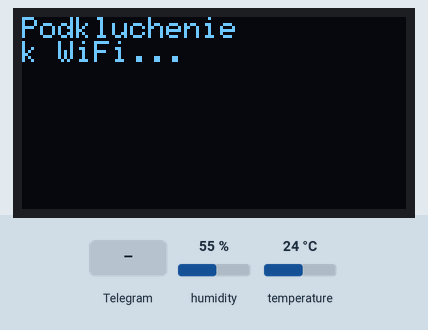
The sketch below on a simulated ESP8266 (Wemos D1 mini). Shown: 128×64 one-colour display. The inputs (shaded band) are chosen by the test bench; at power-on: humidity 55 %, temperature 24 °C. WiFi joins after 1.5 s; servers stay silent unless stated; what the sketch prints to the serial monitor is not drawn.

Above: at 2.1 s.
At 6.8 s:
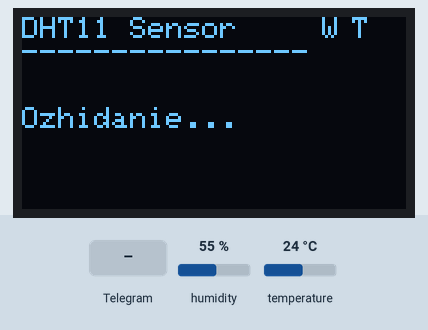
6.9 s: Telegram message "/start" received
8.6 s: Telegram message "/now" received
10.1 s: Telegram message "/stats" received
At 30.8 s:
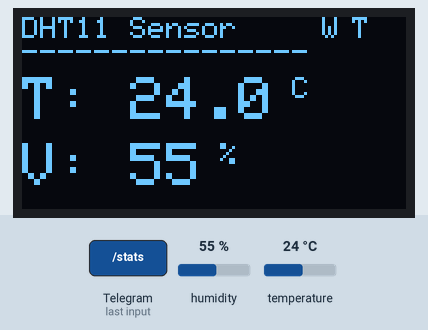
Timing chart, 0 to 31.6 s (numbered marks = the images above; inputs shaded):
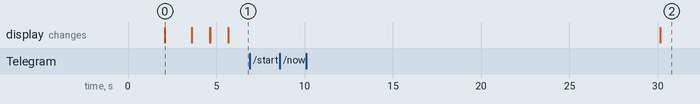

The sketch:

Simple_Weather_Station.ino
```cpp
// ===== ПОДКЛЮЧЕНИЕ МОДУЛЕЙ =====
#include "config.h"
#include "wifi_module.h"
#include "dht_sensor.h"
#include "display_manager.h"
#include "statistics.h"
#include "telegram_handler.h"

// ===== ИНИЦИАЛИЗАЦИЯ ОБЪЕКТОВ =====
SimpleWiFi wifi;
DHTSensor dhtSensor(DHTPIN, DHTTYPE);
DisplayManager display(SCREEN_WIDTH, SCREEN_HEIGHT, OLED_RESET, SCREEN_ADDRESS);
Statistics stats;
TelegramHandler telegram(BOT_TOKEN, &stats);

// ===== ПЕРЕМЕННЫЕ =====
unsigned long lastReadingTime = 0;

void setup() {
  // Инициализация Serial для отладки
  Serial.begin(115200);
  Serial.println("Запуск...");

  // Инициализация DHT11
  dhtSensor.begin();

  // Инициализация OLED дисплея
  if(!display.begin()) {
    for(;;); // Остановка программы при ошибке OLED
  }

  // Показать сообщение инициализации
  display.showInitMessage();
  delay(2000);

  // Подключение к WiFi
  display.showWiFiConnecting();

  if (wifi.connect(WIFI_SSID, WIFI_PASSWORD)) {
    display.showWiFiConnected(wifi.getIP());
    delay(1000);

    // Инициализация Telegram бота
    display.showBotStarting();
    telegram.begin();

    display.showBotStarted();
    delay(1000);
  } else {
    display.showWiFiError();
  }
}

void loop() {
  // Обработка сообщений от Telegram бота
  telegram.tick();

  // Чтение данных с датчика каждые 30 секунд
  if (millis() - lastReadingTime >= READING_INTERVAL) {
    lastReadingTime = millis();

    float temperature, humidity;

    // Чтение данных с DHT11
    if (dhtSensor.read(temperature, humidity)) {
      // Успешное чтение - обновляем статистику
      stats.update(temperature, humidity);

      // Вывод в Serial для отладки
      Serial.print("Temperatura: ");
      Serial.print(temperature);
      Serial.print(" C, Vlazhnost': ");
      Serial.print(humidity);
      Serial.println(" %");
    } else {
      // Ошибка чтения датчика
      display.showSensorError();
      delay(2000);
    }
  }

  // Отображение на OLED дисплее (обновляется каждый цикл)
  display.showSensorData(
    stats.getCurrentTemp(),
    stats.getCurrentHum(),
    stats.getReadingsCount() > 0,
    wifi.isConnected()
  );

  // Небольшая задержка для стабильности
  delay(100);
}
```

dht_sensor.cpp
```cpp
#include "dht_sensor.h"

DHTSensor::DHTSensor(uint8_t pin, uint8_t type) : _dht(pin, type) {
    _lastReadValid = false;
}

void DHTSensor::begin() {
    _dht.begin();
}

bool DHTSensor::read(float &temperature, float &humidity) {
    humidity = _dht.readHumidity();
    temperature = _dht.readTemperature();

    // Проверка корректности чтения
    if (isnan(humidity) || isnan(temperature)) {
        Serial.println("Ошибка чтения с DHT11!");
        _lastReadValid = false;
        return false;
    }

    _lastReadValid = true;
    return true;
}

bool DHTSensor::isValid() const {
    return _lastReadValid;
}
```

dht_sensor.h
```cpp
#ifndef DHT_SENSOR_H
#define DHT_SENSOR_H

#include <DHT.h>

class DHTSensor {
public:
    DHTSensor(uint8_t pin, uint8_t type);

    // Инициализация датчика
    void begin();

    // Чтение данных с датчика
    bool read(float &temperature, float &humidity);

    // Проверка валидности последнего чтения
    bool isValid() const;

private:
    DHT _dht;
    bool _lastReadValid;
};

#endif
```

display_manager.cpp
```cpp
#include "display_manager.h"

DisplayManager::DisplayManager(uint8_t width, uint8_t height, int8_t reset, uint8_t address)
    : _display(width, height, &Wire, reset) {
    _width = width;
    _height = height;
    _address = address;
}

bool DisplayManager::begin() {
    if(!_display.begin(SSD1306_SWITCHCAPVCC, _address)) {
        Serial.println("Ошибка инициализации OLED!");
        return false;
    }

    _display.clearDisplay();
    _display.setTextSize(1);
    _display.setTextColor(SSD1306_WHITE);
    return true;
}

void DisplayManager::showInitMessage() {
    _display.clearDisplay();
    _display.setCursor(0, 0);
    _display.println("Inicializacia...");
    _display.display();
}

void DisplayManager::showWiFiConnecting() {
    _display.clearDisplay();
    _display.setCursor(0, 0);
    _display.println("Podkluchenie");
    _display.print("k WiFi...");
    _display.display();
}

void DisplayManager::showWiFiConnected(String ip) {
    _display.clearDisplay();
    _display.setCursor(0, 0);
    _display.println("WiFi OK!");
    _display.print("IP: ");
    _display.println(ip);
    _display.display();
}

void DisplayManager::showWiFiError() {
    _display.clearDisplay();
    _display.setCursor(0, 0);
    _display.println("WiFi Error!");
    _display.display();
}

void DisplayManager::showBotStarting() {
    _display.clearDisplay();
    _display.setCursor(0, 0);
    _display.println("Zapusk bota...");
    _display.display();
}

void DisplayManager::showBotStarted() {
    _display.clearDisplay();
    _display.setCursor(0, 0);
    _display.println("Bot OK!");
    _display.display();
}

void DisplayManager::showSensorError() {
    _display.clearDisplay();
    _display.setCursor(0, 0);
    _display.setTextSize(1);
    _display.println("Oshibka chtenia");
    _display.println("s datchika!");
    _display.display();
}

void DisplayManager::showSensorData(float temperature, float humidity, bool hasData, bool wifiConnected) {
    _display.clearDisplay();

    // Заголовок
    _display.setTextSize(1);
    _display.setCursor(0, 0);
    _display.println("DHT11 Sensor");
    _display.println("----------------");

    if (hasData) {
        // Температура
        _display.setTextSize(2);
        _display.setCursor(0, 20);
        _display.print("T: ");
        _display.print(temperature, 1);
        _display.setTextSize(1);
        _display.println(" C");

        // Влажность
        _display.setTextSize(2);
        _display.setCursor(0, 42);
        _display.print("V: ");
        _display.print(humidity, 0);
        _display.setTextSize(1);
        _display.println(" %");
    } else {
        // Ожидание данных
        _display.setTextSize(1);
        _display.setCursor(0, 30);
        _display.println("Ozhidanie...");
    }

    // Индикаторы в правом верхнем углу
    _display.setCursor(100, 0);
    if (wifiConnected) {
        _display.print("W");  // WiFi
    }
    _display.setCursor(110, 0);
    _display.print("T");  // Telegram

    _display.display();
}
```

display_manager.h
```cpp
#ifndef DISPLAY_MANAGER_H
#define DISPLAY_MANAGER_H

#include <Wire.h>
#include <Adafruit_GFX.h>
#include <Adafruit_SSD1306.h>

class DisplayManager {
public:
    DisplayManager(uint8_t width, uint8_t height, int8_t reset, uint8_t address);

    // Инициализация дисплея
    bool begin();

    // Показать сообщение инициализации
    void showInitMessage();

    // Показать сообщение подключения к WiFi
    void showWiFiConnecting();

    // Показать успешное подключение к WiFi
    void showWiFiConnected(String ip);

    // Показать ошибку WiFi
    void showWiFiError();

    // Показать запуск бота
    void showBotStarting();

    // Показать успешный запуск бота
    void showBotStarted();

    // Показать ошибку чтения датчика
    void showSensorError();

    // Показать данные датчика
    void showSensorData(float temperature, float humidity, bool hasData, bool wifiConnected);

private:
    Adafruit_SSD1306 _display;
    uint8_t _width;
    uint8_t _height;
    uint8_t _address;
};

#endif
```

statistics.cpp
```cpp
#include "statistics.h"

Statistics::Statistics() {
    reset();
}

void Statistics::update(float temperature, float humidity) {
    _currentTemp = temperature;
    _currentHum = humidity;
    _readingsCount++;

    // Обновление минимумов и максимумов
    if (_readingsCount == 1) {
        // Первое измерение - инициализируем мин/макс
        _minTemp = temperature;
        _maxTemp = temperature;
        _minHum = humidity;
        _maxHum = humidity;
    } else {
        // Последующие измерения - обновляем мин/макс
        if (temperature < _minTemp) _minTemp = temperature;
        if (temperature > _maxTemp) _maxTemp = temperature;
        if (humidity < _minHum) _minHum = humidity;
        if (humidity > _maxHum) _maxHum = humidity;
    }
}

void Statistics::reset() {
    _currentTemp = 0.0;
    _currentHum = 0.0;
    _minTemp = 999.0;
    _maxTemp = -999.0;
    _minHum = 999.0;
    _maxHum = -999.0;
    _readingsCount = 0;
    _sessionStart = millis();
}

float Statistics::getCurrentTemp() const {
    return _currentTemp;
}

float Statistics::getCurrentHum() const {
    return _currentHum;
}

float Statistics::getMinTemp() const {
    return _minTemp;
}

float Statistics::getMaxTemp() const {
    return _maxTemp;
}

float Statistics::getMinHum() const {
    return _minHum;
}

float Statistics::getMaxHum() const {
    return _maxHum;
}

int Statistics::getReadingsCount() const {
    return _readingsCount;
}

unsigned long Statistics::getUptime() const {
    return (millis() - _sessionStart) / 1000;
}

String Statistics::getUptimeFormatted() const {
    unsigned long uptime = getUptime();
    int hours = uptime / 3600;
    int minutes = (uptime % 3600) / 60;
    return String(hours) + "ч " + String(minutes) + "мин";
}
```

statistics.h
```cpp
#ifndef STATISTICS_H
#define STATISTICS_H

#include <Arduino.h>

class Statistics {
public:
    Statistics();

    // Обновление данных
    void update(float temperature, float humidity);

    // Сброс статистики
    void reset();

    // Получение данных
    float getCurrentTemp() const;
    float getCurrentHum() const;
    float getMinTemp() const;
    float getMaxTemp() const;
    float getMinHum() const;
    float getMaxHum() const;
    int getReadingsCount() const;
    unsigned long getUptime() const;

    // Форматированный вывод
    String getUptimeFormatted() const;

private:
    float _currentTemp;
    float _currentHum;
    float _minTemp;
    float _maxTemp;
    float _minHum;
    float _maxHum;
    int _readingsCount;
    unsigned long _sessionStart;
};

#endif
```

telegram_handler.cpp
```cpp
#include "telegram_handler.h"

// Глобальный указатель для статического обработчика
static TelegramHandler* handlerInstance = nullptr;

// Статический обработчик для FastBot
static void staticMessageHandler(FB_msg& msg) {
    if (handlerInstance != nullptr) {
        handlerInstance->handleMessage(msg);
    }
}

TelegramHandler::TelegramHandler(const char* token, Statistics* stats)
    : _bot(token), _stats(stats) {
    handlerInstance = this;
}

void TelegramHandler::begin() {
    _bot.attach(staticMessageHandler);
    _bot.skipUpdates();
    Serial.println("Telegram бот запущен!");
}

void TelegramHandler::tick() {
    _bot.tick();
}

FastBot* TelegramHandler::getBot() {
    return &_bot;
}

void TelegramHandler::handleMessage(FB_msg& msg) {
    Serial.print("Получено сообщение: ");
    Serial.println(msg.text);

    if (msg.text == "/start") {
        handleStart(msg);
    } else if (msg.text == "/now") {
        handleNow(msg);
    } else if (msg.text == "/stats") {
        handleStats(msg);
    } else if (msg.text == "/reset") {
        handleReset(msg);
    } else if (msg.text == "/help") {
        handleHelp(msg);
    } else {
        handleUnknown(msg);
    }
}

void TelegramHandler::handleStart(FB_msg& msg) {
    String welcome = "🌡️ *Привет!*\n\n";
    welcome += "Я бот датчика DHT11 на WEMOS D1 Mini\n\n";
    welcome += "*Доступные команды:*\n";
    welcome += "/now - Текущие показания\n";
    welcome += "/stats - Статистика за сессию\n";
    welcome += "/reset - Сброс статистики\n";
    welcome += "/help - Справка";

    _bot.sendMessage(welcome, msg.chatID);
}

void TelegramHandler::handleNow(FB_msg& msg) {
    if (_stats->getReadingsCount() == 0) {
        _bot.sendMessage("⏳ Ожидание данных...\nДатчик еще не снял показания", msg.chatID);
        return;
    }

    float currentTemp = _stats->getCurrentTemp();
    float currentHum = _stats->getCurrentHum();

    String message = "📊 *Текущие показания*\n\n";

    String tempEmoji = getTempEmoji(currentTemp);
    String humEmoji = getHumEmoji(currentHum);

    message += tempEmoji + " *Температура:* " + String(currentTemp, 1) + "°C\n";
    message += humEmoji + " *Влажность:* " + String(currentHum, 0) + "%\n";

    _bot.sendMessage(message, msg.chatID);
}

void TelegramHandler::handleStats(FB_msg& msg) {
    if (_stats->getReadingsCount() == 0) {
        _bot.sendMessage("📊 Нет данных для статистики", msg.chatID);
        return;
    }

    String message = "📉 *Статистика за сессию*\n\n";
    message += "⏱️ *Время работы:* " + _stats->getUptimeFormatted() + "\n";
    message += "📊 *Измерений:* " + String(_stats->getReadingsCount()) + "\n\n";

    message += "🌡️ *ТЕМПЕРАТУРА*\n";
    message += "├─ Текущая: " + String(_stats->getCurrentTemp(), 1) + "°C\n";
    message += "├─ Минимум: " + String(_stats->getMinTemp(), 1) + "°C\n";
    message += "└─ Максимум: " + String(_stats->getMaxTemp(), 1) + "°C\n\n";

    message += "💧 *ВЛАЖНОСТЬ*\n";
    message += "├─ Текущая: " + String(_stats->getCurrentHum(), 0) + "%\n";
    message += "├─ Минимум: " + String(_stats->getMinHum(), 0) + "%\n";
    message += "└─ Максимум: " + String(_stats->getMaxHum(), 0) + "%";

    _bot.sendMessage(message, msg.chatID);
}

void TelegramHandler::handleReset(FB_msg& msg) {
    _stats->reset();
    _bot.sendMessage("✅ Статистика сброшена", msg.chatID);
}

void TelegramHandler::handleHelp(FB_msg& msg) {
    String help = "ℹ️ *Справка*\n\n";
    help += "*О системе:*\n";
    help += "• Датчик: DHT11\n";
    help += "• Контроллер: WEMOS D1 Mini (ESP8266)\n";
    help += "• Дисплей: OLED 128x64\n";
    help += "• Интервал: 30 секунд\n\n";
    help += "*Команды:*\n";
    help += "/now - Показания сейчас\n";
    help += "/stats - Статистика\n";
    help += "/reset - Сброс статистики\n";
    help += "/help - Эта справка";

    _bot.sendMessage(help, msg.chatID);
}

void TelegramHandler::handleUnknown(FB_msg& msg) {
    _bot.sendMessage("❓ Неизвестная команда\nИспользуйте /help", msg.chatID);
}

String TelegramHandler::getTempEmoji(float temp) {
    if (temp < 15) return "❄️";
    else if (temp > 25) return "🔥";
    else return "🌤️";
}

String TelegramHandler::getHumEmoji(float hum) {
    if (hum < 30) return "🏜️";
    else if (hum > 60) return "💦";
    else return "💧";
}
```

telegram_handler.h
```cpp
#ifndef TELEGRAM_HANDLER_H
#define TELEGRAM_HANDLER_H

#include <FastBot.h>
#include "statistics.h"

class TelegramHandler {
public:
    TelegramHandler(const char* token, Statistics* stats);

    // Инициализация бота
    void begin();

    // Обработка обновлений
    void tick();

    // Обработчик сообщений
    void handleMessage(FB_msg& msg);

    // Получение указателя на бота
    FastBot* getBot();

private:
    FastBot _bot;
    Statistics* _stats;

    // Обработчики команд
    void handleStart(FB_msg& msg);
    void handleNow(FB_msg& msg);
    void handleStats(FB_msg& msg);
    void handleReset(FB_msg& msg);
    void handleHelp(FB_msg& msg);
    void handleUnknown(FB_msg& msg);

    // Вспомогательные функции
    String getTempEmoji(float temp);
    String getHumEmoji(float hum);
};

#endif
```

wifi_module.cpp
```cpp
#include "wifi_module.h"

SimpleWiFi::SimpleWiFi() {
    _ssid = nullptr;
    _password = nullptr;
}

bool SimpleWiFi::connect(const char* ssid, const char* password, int maxAttempts) {
    _ssid = ssid;
    _password = password;

    WiFi.begin(ssid, password);
    Serial.print("Подключение к WiFi");

    int attempts = 0;
    while (WiFi.status() != WL_CONNECTED && attempts < maxAttempts) {
        delay(500);
        Serial.print(".");
        attempts++;
    }

    if (WiFi.status() == WL_CONNECTED) {
        Serial.println("\nWiFi подключен!");
        Serial.print("IP адрес: ");
        Serial.println(WiFi.localIP());
        return true;
    } else {
        Serial.println("\nОшибка подключения WiFi!");
        return false;
    }
}

bool SimpleWiFi::isConnected() {
    return WiFi.status() == WL_CONNECTED;
}

String SimpleWiFi::getIP() {
    return WiFi.localIP().toString();
}
```

wifi_module.h
```cpp
#ifndef SIMPLE_WIFI_H
#define SIMPLE_WIFI_H

#include <ESP8266WiFi.h>

class SimpleWiFi {
public:
    SimpleWiFi();

    // Подключение к WiFi сети
    bool connect(const char* ssid, const char* password, int maxAttempts = 30);

    // Проверка подключения
    bool isConnected();

    // Получение IP адреса
    String getIP();

private:
    const char* _ssid;
    const char* _password;
};

#endif
```

config.h
```cpp
#ifndef CONFIG_H
#define CONFIG_H

// ===== НАСТРОЙКИ WiFi =====
const char* WIFI_SSID = "ВАШ_SSID";           // Имя вашей WiFi сети
const char* WIFI_PASSWORD = "ВАШ_ПАРОЛЬ";     // Пароль WiFi

// ===== НАСТРОЙКИ TELEGRAM БОТА =====
#define BOT_TOKEN "ВАШ_ТОКЕН_БОТА"  // Токен от @BotFather

// ===== НАСТРОЙКИ DHT11 =====
#define DHTPIN D3       // Пин подключения DHT11
#define DHTTYPE DHT11   // Тип датчика DHT11

// ===== НАСТРОЙКИ OLED ДИСПЛЕЯ =====
#define SCREEN_WIDTH 128
#define SCREEN_HEIGHT 64
#define OLED_RESET -1          // Для ESP8266 обычно используется -1
#define SCREEN_ADDRESS 0x3C    // Адрес I2C (может быть 0x3C или 0x3D)

// ===== ИНТЕРВАЛЫ ВРЕМЕНИ =====
const unsigned long READING_INTERVAL = 30000;  // 30 секунд между измерениями

#endif
```

Measured:
- after the input at 6.9 s, every drawn part: stays the same
- after the input at 8.6 s, every drawn part: stays the same
- what the display in image 0 shows lasts 1.5 s, from 2.1 s to 3.6 s
